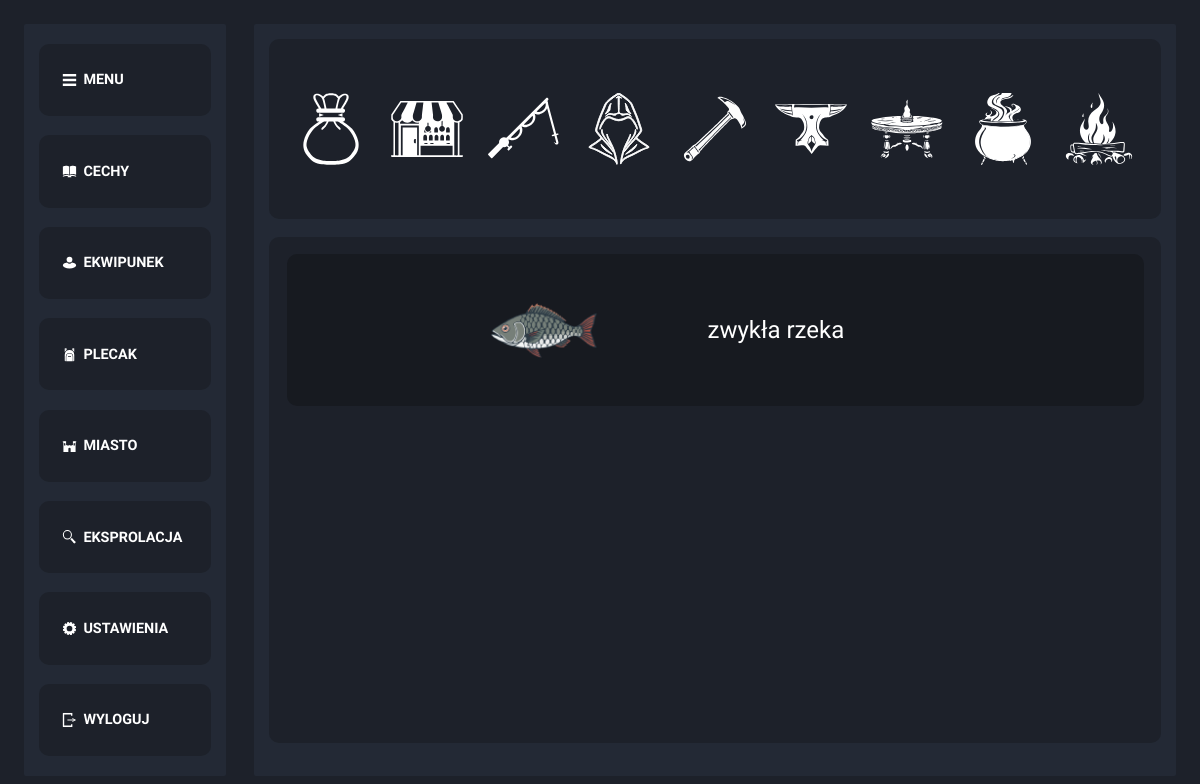
Screenshot of /city/fish.php (signed in) with the database file from the repository.
### tables this page shows
CREATE TABLE `fish` (
  `ID` int(11) NOT NULL,
  `Item_ID` int(11) NOT NULL,
  `name` text NOT NULL,
  `lvl` int(11) NOT NULL,
  `drop_chance` int(11) NOT NULL,
  `speed` int(11) NOT NULL
);

CREATE TABLE `items` (
  `ID` int(11) NOT NULL,
  `type` varchar(255) NOT NULL,
  `name` varchar(255) NOT NULL,
  `description` varchar(255) NOT NULL,
  `image` varchar(255) NOT NULL,
  `price` int(11) NOT NULL,
  `P_dmg` int(11) NOT NULL DEFAULT 0,
  `S_dmg` int(11) NOT NULL DEFAULT 0,
  `B_dmg` int(11) NOT NULL DEFAULT 0,
  `A_s` int(11) NOT NULL DEFAULT 0,
  `F_dmg` int(11) NOT NULL DEFAULT 0,
  `I_dmg` int(11) NOT NULL DEFAULT 0,
  `E_dmg` int(11) NOT NULL DEFAULT 0,
  `P_def` int(11) NOT NULL DEFAULT 0,
  `S_def` int(11) NOT NULL DEFAULT 0,
  `B_def` int(11) NOT NULL DEFAULT 0,
  `F_def` int(11) NOT NULL DEFAULT 0,
  `I_def` int(11) NOT NULL DEFAULT 0,
  `E_def` int(11) NOT NULL DEFAULT 0,
  `ADD_def` int(11) NOT NULL DEFAULT 0,
  `ADD_atk` int(11) NOT NULL DEFAULT 0,
  `ADD_hp` int(11) NOT NULL DEFAULT 0,
  `weapon_type` text NOT NULL DEFAULT 'none',
  `equipable` tinyint(1) NOT NULL DEFAULT 0
);

### city/fish.php (the view, shortened to what this page needs)
<!DOCTYPE html>
<html lang="en">
<head>
    <link rel="stylesheet" href="style_resorces.css">
</head>
<body>
<aside id="menu">
        <section class="menu" onclick="hide()">
            <div class="menu_icon"><img src="../icons/menu.svg" alt=""></div>
            <div class="menu_text">MENU</div>
        </section>
        <section class="menu" onclick="character()">
            <div class="menu_icon"><img src="../icons/skill.svg" alt=""></div>
            <div class="menu_text">CECHY</div>
        </section>
        <section class="menu" onclick="equipment()">
            <div class="menu_icon"><img src="../icons/equipment.svg" alt=""></div>
            <div class="menu_text">EKWIPUNEK</div>
        </section>
        <section class="menu" onclick="backpack()">
            <div class="menu_icon"><img src="../icons/backpack.svg" alt=""></div>
            <div class="menu_text">PLECAK</div>
        </section>
        <section class="menu" onclick="city()">
            <div class="menu_icon"><img src="../icons/city.svg" alt=""></div>
            <div class="menu_text">MIASTO</div>
        </section>
        <section class="menu" onclick="exploration()">
            <div class="menu_icon"><img src="../icons/explor.svg" alt=""></div>
            <div class="menu_text">EKSPROLACJA</div>
        </section>
        <section class="menu" onclick="settings()">
            <div class="menu_icon"><img src="../icons/settings.svg" alt=""></div>
            <div class="menu_text">USTAWIENIA</div>
        </section>
        <section class="menu" onclick="logout()">
            <div class="menu_icon"><img src="../icons/logout.svg" alt=""></div>
            <div class="menu_text">WYLOGUJ</div>
        </section>
    </aside>
    <main id="glowny">
        <section class="header">
            <section><img src="../icons/merchant.svg" alt="market" onclick="merchant()"></section>
            <section><img src="../icons/market.svg" alt="market" onclick="market()"></section>
            <section><img src="../icons/fishing.svg" alt="market"onclick="fishing()"></section>
            <section><img src="../icons/hood.svg" alt="market" onclick="sneak()"></section>
            <section><img src="../icons/pickaxe.svg" alt="market" onclick="mine()"></section>
            <section><img src="../icons/anvil.svg" alt="market"onclick="blacksmith()"></section>
            <section><img src="../icons/enchant.svg" alt="market"onclick="magic()"></section>
            <section><img src="../icons/alchemy.svg" alt="market"onclick="alchemy()"></section>
            <section><img src="../icons/cook.svg" alt="market"onclick="cook()"></section>
        </section>
        <section class="location">
        <?php
            $connect=mysqli_connect("localhost","root","","rpg");
            $sql="SELECT * FROM skill WHERE ID={$_SESSION["LOG-IN"]}";
            $resoult=mysqli_query($connect,$sql);
            $row=mysqli_fetch_assoc($resoult);
            $lvl=$row['FISHING'];
            $sql="SELECT fish.name as name,image,fish.id as id FROM fish JOIN items ON items.ID=fish.Item_ID WHERE lvl<={$lvl}";
            $resoult=mysqli_query($connect,$sql);
            while($row=mysqli_fetch_assoc($resoult))
            {
                echo"
                <section class='source' onclick='start_fishing({$row['id']})'>
                    <img src='../items/{$row['image']}' alt='{$row['image']}'>
                    <span>{$row['name']}</span>
                </section>
                ";
            }
        ?>
        </section>
    </main>
</body>
</html>

### city/style_resorces.css (style rules this page uses)
body,html { padding: 0; margin: 0; width: 100%; height: 100%; }
* { font-family: "Comfortaa", Verdana, Geneva, Tahoma, sans-serif; color: white; font-size: 2svw; transition: 1s ease; border-radius: 10px; }
body { display: flex; flex-wrap: wrap; background-color: #1d212a; box-sizing: border-box; padding: 2%; overflow: hidden; }
main { width: 80%; height: 100%; background-color: #232935; border: 3px #232935 solid; border-radius: 2px; transition: 1s ease; padding: 1%; display: flex; box-sizing: border-box; flex-wrap: wrap; position: relative; animation:normal 3s main; }
aside { right: 0%; width: 17.5%; margin-right: 2.5%; height: 100%; background-color: #232935; box-sizing: border-box; border: 3px #232935 solid; border-radius: 2px; transition: 1s ease; display: flex; flex-wrap: wrap; padding: 1%; align-items: center; }
.menu { display: flex; align-items: center; justify-content: center; width: 100%; margin-bottom: 5%; height: 10%; background-color: #1d212a; overflow: hidden; box-sizing: border-box; padding: 10%; transition: 0.5s ease; }
.menu:last-child { margin-bottom: 0px; }
span { text-align: center; }
.menu_icon>img { width: 70%; aspect-ratio: 1; }
.menu>div { opacity: 1; display: flex; align-items: center; transition: 1s ease; height: 100%; }
.menu_icon { width: 20%; justify-content: center; }
.menu_text { width: 80%; justify-content: left; font-size: 1.2svw; font-weight: bold; color: white; }
.header { width: 100%; height: 25%; background-color: #1d212a; justify-content: center; box-sizing: border-box; display: flex; flex-wrap: wrap; justify-content: center; align-items: center; }
.header>section { width: 6svw; height: 6svw; margin: 0 1svw; aspect-ratio: 1; }
.header>section>img { height: 100%; width: 100%; }
.location { height: 70%; background-color: #1d212a; width: 100%; padding: 0 2%; box-sizing: border-box; overflow-y: auto; overflow-x:hidden; }
.source { box-sizing: border-box; margin: 2% 0; height: 30%; width: 100%; background-color: #171a20; align-items: center; justify-content: center; display: flex; }
.source>span { height: 100%; width: 40%; display: flex; justify-content: center; align-items: center; }
.source>img { height: 80%; }

### rows the page displays
fish: Item_ID.image (picture), name "zwykła rzeka"
